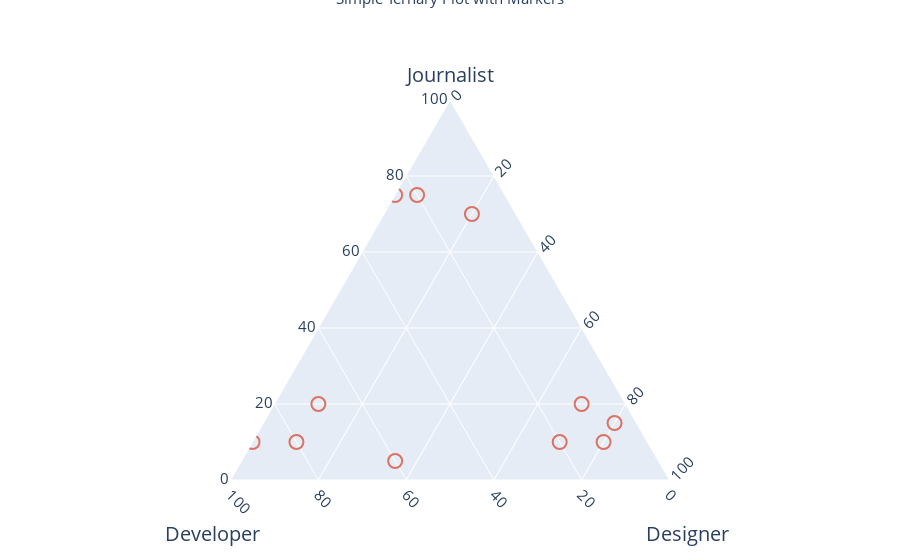

The code cell stored with this chart in its notebook:
### Code cell
#Ternary scatter plot with Plotly Graph Objects
import plotly.graph_objects as go

rawData = [
    {'journalist':75,'developer':25,'designer':0,'label':'point 1'},
    {'journalist':70,'developer':10,'designer':20,'label':'point 2'},
    {'journalist':75,'developer':20,'designer':5,'label':'point 3'},
    {'journalist':5,'developer':60,'designer':35,'label':'point 4'},
    {'journalist':10,'developer':80,'designer':10,'label':'point 5'},
    {'journalist':10,'developer':90,'designer':0,'label':'point 6'},
    {'journalist':20,'developer':70,'designer':10,'label':'point 7'},
    {'journalist':10,'developer':20,'designer':70,'label':'point 8'},
    {'journalist':15,'developer':5,'designer':80,'label':'point 9'},
    {'journalist':10,'developer':10,'designer':80,'label':'point 10'},
    {'journalist':20,'developer':10,'designer':70,'label':'point 11'},
];

def makeAxis(title, tickangle):
    return {
      'title': title,
      'titlefont': { 'size': 20 },
      'tickangle': tickangle,
      'tickfont': { 'size': 15 },
      'tickcolor': 'rgba(0,0,0,0)',
      'ticklen': 5,
      'showline': True,
      'showgrid': True
    }

fig = go.Figure(go.Scatterternary({
    'mode': 'markers',
    'a': [i for i in map(lambda x: x['journalist'], rawData)],
    'b': [i for i in map(lambda x: x['developer'], rawData)],
    'c': [i for i in map(lambda x: x['designer'], rawData)],
    'text': [i for i in map(lambda x: x['label'], rawData)],
    'marker': {
        'symbol': 100,
        'color': '#DB7365',
        'size': 14,
        'line': { 'width': 2 }
    }
}))

fig.update_layout({
    'ternary': {
        'sum': 100,
        'aaxis': makeAxis('Journalist', 0),
        'baxis': makeAxis('<br>Developer', 45),
        'caxis': makeAxis('<br>Designer', -45)
    },
    'annotations': [{
      'showarrow': False,
      'text': 'Simple Ternary Plot with Markers',
        'x': 0.5,
        'y': 1.3,
        'font': { 'size': 15 }
    }]
})

fig.show()

### Figure 1 — Plotly figure (JSON) as saved in the notebook; plotly's stock layout.template omitted (floating-point values rounded to 4 significant figures)
{"data": [{"a": [75, 70, 75, 5, 10, 10, 20, 10, 15, 10, 20], "b": [25, 10, 20, 60, 80, 90, 70, 20, 5, 10, 10], "c": [0, 20, 5, 35, 10, 0, 10, 70, 80, 80, 70], "marker": {"color": "#DB7365", "line": {"width": 2}, "size": 14, "symbol": 100}, "mode": "markers", "text": ["point 1", "point 2", "point 3", "point 4", "point 5", "point 6", "point 7", "point 8", "point 9", "point 10", "point 11"], "type": "scatterternary"}], "layout": {"annotations": [{"font": {"size": 15}, "showarrow": false, "text": "Simple Ternary Plot with Markers", "x": 0.5, "y": 1.3}], "ternary": {"aaxis": {"showgrid": true, "showline": true, "tickangle": 0, "tickcolor": "rgba(0,0,0,0)", "tickfont": {"size": 15}, "ticklen": 5, "title": {"font": {"size": 20}, "text": "Journalist"}}, "baxis": {"showgrid": true, "showline": true, "tickangle": 45, "tickcolor": "rgba(0,0,0,0)", "tickfont": {"size": 15}, "ticklen": 5, "title": {"font": {"size": 20}, "text": "<br>Developer"}}, "caxis": {"showgrid": true, "showline": true, "tickangle": -45, "tickcolor": "rgba(0,0,0,0)", "tickfont": {"size": 15}, "ticklen": 5, "title": {"font": {"size": 20}, "text": "<br>Designer"}}, "sum": 100}}}
